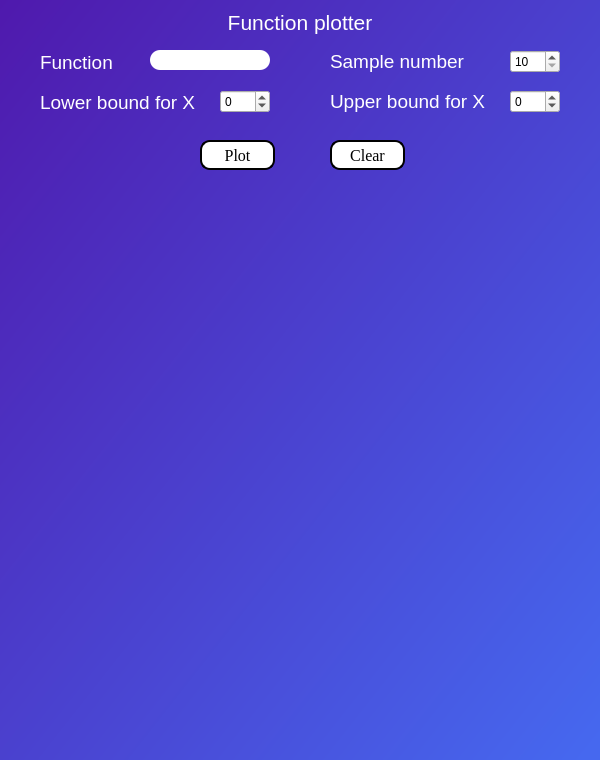
<?xml version="1.0" encoding="UTF-8"?>
<ui version="4.0">
 <class>MainWindow</class>
 <widget class="QMainWindow" name="MainWindow">
  <property name="geometry">
   <rect>
    <x>0</x>
    <y>0</y>
    <width>600</width>
    <height>760</height>
   </rect>
  </property>
  <property name="windowTitle">
   <string>Function Plotter</string>
  </property>
  <property name="windowIcon">
   <iconset>
    <normaloff>Icons/Icon.png</normaloff>Icons/Icon.png</iconset>
  </property>
  <widget class="QWidget" name="centralwidget">
   <property name="styleSheet">
    <string notr="true">background-color qlineargradient(spread:pad, x1:0.0852273, y1:0.063, x2:0.988, y2:0.982955, stop:0 rgba(62, 111, 170, 255), stop:1 rgba(255, 255, 255, 255))</string>
   </property>
   <widget class="QWidget" name="bgWidget" native="true">
    <property name="geometry">
     <rect>
      <x>0</x>
      <y>0</y>
      <width>600</width>
      <height>760</height>
     </rect>
    </property>
    <property name="styleSheet">
     <string notr="true">QWidget#bgWidget{
background-color:qlineargradient(spread:pad, x1:0, y1:0, x2:1, y2:0.994, stop:0 rgba(79, 25, 173, 255), stop:0.988636 rgba(70, 104, 239, 255))}</string>
    </property>
    <widget class="QLabel" name="functionLabel">
     <property name="geometry">
      <rect>
       <x>40</x>
       <y>50</y>
       <width>75</width>
       <height>25</height>
      </rect>
     </property>
     <property name="font">
      <font>
       <family>MS Shell Dlg 2</family>
       <pointsize>14</pointsize>
       <weight>50</weight>
       <italic>false</italic>
       <bold>false</bold>
      </font>
     </property>
     <property name="styleSheet">
      <string notr="true">font: 14pt &quot;MS Shell Dlg 2&quot;;
color: white;</string>
     </property>
     <property name="text">
      <string>Function</string>
     </property>
    </widget>
    <widget class="QLineEdit" name="functionInput">
     <property name="geometry">
      <rect>
       <x>150</x>
       <y>50</y>
       <width>120</width>
       <height>20</height>
      </rect>
     </property>
     <property name="sizePolicy">
      <sizepolicy hsizetype="Expanding" vsizetype="Fixed">
       <horstretch>0</horstretch>
       <verstretch>0</verstretch>
      </sizepolicy>
     </property>
     <property name="styleSheet">
      <string notr="true">border-radius:10px;</string>
     </property>
    </widget>
    <widget class="QSpinBox" name="lowerLimitSpin">
     <property name="geometry">
      <rect>
       <x>220</x>
       <y>90</y>
       <width>50</width>
       <height>23</height>
      </rect>
     </property>
     <property name="toolTip">
      <string>Supports integers between -999 and 999</string>
     </property>
     <property name="styleSheet">
      <string notr="true">opacity:0.5;</string>
     </property>
     <property name="minimum">
      <number>-999</number>
     </property>
     <property name="maximum">
      <number>999</number>
     </property>
     <property name="singleStep">
      <number>1</number>
     </property>
     <property name="value">
      <number>0</number>
     </property>
     <property name="displayIntegerBase">
      <number>10</number>
     </property>
    </widget>
    <widget class="QLabel" name="titleLabel">
     <property name="geometry">
      <rect>
       <x>0</x>
       <y>10</y>
       <width>600</width>
       <height>25</height>
      </rect>
     </property>
     <property name="font">
      <font>
       <family>MS Shell Dlg 2</family>
       <pointsize>16</pointsize>
       <weight>50</weight>
       <italic>false</italic>
       <bold>false</bold>
      </font>
     </property>
     <property name="styleSheet">
      <string notr="true">font: 16pt &quot;MS Shell Dlg 2&quot;;
color: white;
</string>
     </property>
     <property name="text">
      <string>Function plotter</string>
     </property>
     <property name="alignment">
      <set>Qt::AlignCenter</set>
     </property>
    </widget>
    <widget class="QLabel" name="lowerLimitLabel">
     <property name="geometry">
      <rect>
       <x>40</x>
       <y>90</y>
       <width>160</width>
       <height>25</height>
      </rect>
     </property>
     <property name="font">
      <font>
       <family>MS Shell Dlg 2</family>
       <pointsize>14</pointsize>
       <weight>50</weight>
       <italic>false</italic>
       <bold>false</bold>
      </font>
     </property>
     <property name="styleSheet">
      <string notr="true">font: 14pt &quot;MS Shell Dlg 2&quot;;
color: white;</string>
     </property>
     <property name="text">
      <string>Lower bound for X</string>
     </property>
    </widget>
    <widget class="QWidget" name="plotArea" native="true">
     <property name="geometry">
      <rect>
       <x>0</x>
       <y>170</y>
       <width>590</width>
       <height>590</height>
      </rect>
     </property>
    </widget>
    <widget class="QLabel" name="upperLimitLabel">
     <property name="geometry">
      <rect>
       <x>330</x>
       <y>90</y>
       <width>157</width>
       <height>23</height>
      </rect>
     </property>
     <property name="font">
      <font>
       <family>MS Shell Dlg 2</family>
       <pointsize>14</pointsize>
       <weight>50</weight>
       <italic>false</italic>
       <bold>false</bold>
      </font>
     </property>
     <property name="styleSheet">
      <string notr="true">font: 14pt &quot;MS Shell Dlg 2&quot;;
color: white;
</string>
     </property>
     <property name="text">
      <string>Upper bound for X</string>
     </property>
    </widget>
    <widget class="QPushButton" name="plotButton">
     <property name="geometry">
      <rect>
       <x>200</x>
       <y>140</y>
       <width>75</width>
       <height>30</height>
      </rect>
     </property>
     <property name="font">
      <font>
       <family>Times New Roman</family>
       <pointsize>12</pointsize>
      </font>
     </property>
     <property name="styleSheet">
      <string notr="true">border-radius:10px;
background-color:white;
border:2px solid black;</string>
     </property>
     <property name="text">
      <string>Plot</string>
     </property>
    </widget>
    <widget class="QPushButton" name="clearButton">
     <property name="geometry">
      <rect>
       <x>330</x>
       <y>140</y>
       <width>75</width>
       <height>30</height>
      </rect>
     </property>
     <property name="font">
      <font>
       <family>Times New Roman</family>
       <pointsize>12</pointsize>
      </font>
     </property>
     <property name="styleSheet">
      <string notr="true">border-radius:10px;
background-color:white;
border:2px solid black;</string>
     </property>
     <property name="text">
      <string>Clear</string>
     </property>
    </widget>
    <widget class="QSpinBox" name="upperLimitSpin">
     <property name="geometry">
      <rect>
       <x>510</x>
       <y>90</y>
       <width>50</width>
       <height>23</height>
      </rect>
     </property>
     <property name="toolTip">
      <string>Supports integers between -999 and 999</string>
     </property>
     <property name="minimum">
      <number>-999</number>
     </property>
     <property name="maximum">
      <number>999</number>
     </property>
     <property name="singleStep">
      <number>1</number>
     </property>
     <property name="value">
      <number>0</number>
     </property>
     <property name="displayIntegerBase">
      <number>10</number>
     </property>
    </widget>
    <widget class="QLabel" name="sampleNumberLable">
     <property name="geometry">
      <rect>
       <x>330</x>
       <y>50</y>
       <width>134</width>
       <height>23</height>
      </rect>
     </property>
     <property name="font">
      <font>
       <family>MS Shell Dlg 2</family>
       <pointsize>14</pointsize>
       <weight>50</weight>
       <italic>false</italic>
       <bold>false</bold>
      </font>
     </property>
     <property name="styleSheet">
      <string notr="true">font: 14pt &quot;MS Shell Dlg 2&quot;;
color: white;</string>
     </property>
     <property name="text">
      <string>Sample number</string>
     </property>
    </widget>
    <widget class="QSpinBox" name="sampleNumberSpin">
     <property name="geometry">
      <rect>
       <x>510</x>
       <y>50</y>
       <width>50</width>
       <height>23</height>
      </rect>
     </property>
     <property name="toolTip">
      <string>Needs to be =&gt;100 to be smooth</string>
     </property>
     <property name="styleSheet">
      <string notr="true"/>
     </property>
     <property name="minimum">
      <number>10</number>
     </property>
     <property name="maximum">
      <number>9999</number>
     </property>
     <property name="singleStep">
      <number>10</number>
     </property>
     <property name="value">
      <number>10</number>
     </property>
     <property name="displayIntegerBase">
      <number>10</number>
     </property>
    </widget>
   </widget>
  </widget>
 </widget>
 <tabstops>
  <tabstop>functionInput</tabstop>
  <tabstop>sampleNumberSpin</tabstop>
  <tabstop>lowerLimitSpin</tabstop>
  <tabstop>upperLimitSpin</tabstop>
  <tabstop>plotButton</tabstop>
  <tabstop>clearButton</tabstop>
 </tabstops>
 <resources>
  <include location="mc.qrc"/>
 </resources>
 <connections/>
</ui>
